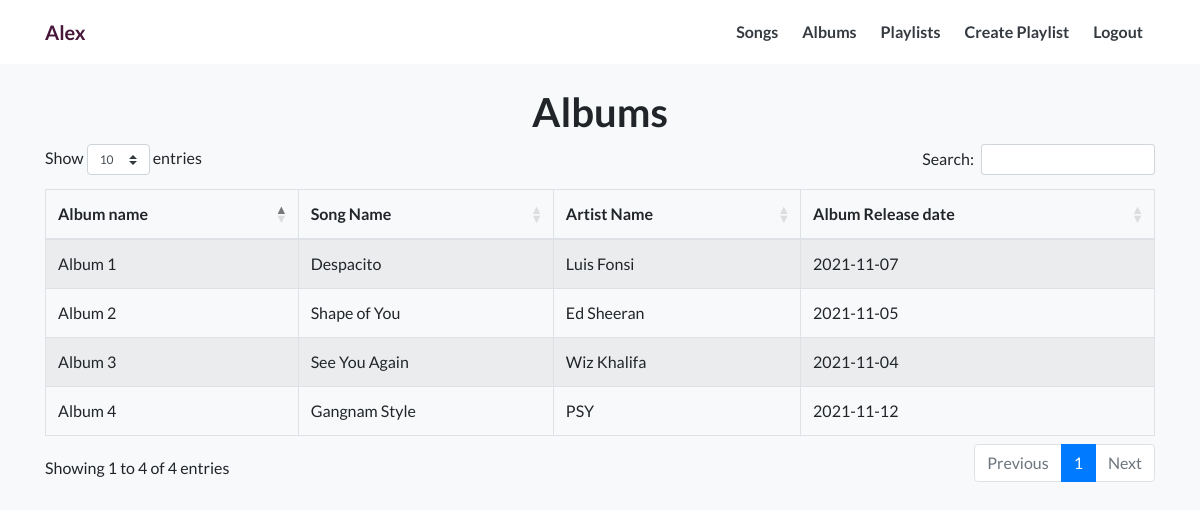
/Music/albums.php (signed in), run on the app's committed database.
### tables this page shows
CREATE TABLE `albums` (
  `album_id` int(11) NOT NULL,
  `name` varchar(255) NOT NULL,
  `genre` varchar(255) NOT NULL,
  `release_date` date NOT NULL,
  `song_id` int(11) NOT NULL,
  `artist_id` int(11) NOT NULL
);

CREATE TABLE `songs` (
  `song_id` int(11) NOT NULL,
  `name` varchar(255) NOT NULL,
  `length` varchar(255) NOT NULL,
  `genre` varchar(255) NOT NULL,
  `release_date` date NOT NULL
);

CREATE TABLE `artists` (
  `artist_id` int(11) NOT NULL,
  `name` varchar(255) NOT NULL,
  `date_joined` timestamp NOT NULL DEFAULT CURRENT_TIMESTAMP
);

### Music/class/database.php (called while the page is built, shortened)
<?php
class database
{
    private $hostname = "localhost";
    private $username = "root";
    private $password = "";
    private $dbname = "Music";
    public function connection()
    {
        $this->link = mysqli_connect($this->hostname, $this->username, $this->password, $this->dbname);
    }
}

### Music/albums.php (the view, shortened to what this page needs)
<?php
include('./class/database.php');
class index extends database
{
    public function indexFunction()
    {
        $sql = "SELECT albums.*, songs.name as sng, artists.name as art from albums left join songs on albums.song_id = songs.song_id left join artists on albums.artist_id = artists.artist_id ";
        $res = mysqli_query($this->link, $sql);
        if (mysqli_num_rows($res) > 0) {
            return $res;
        } else {
            return false;
        }
    }
}
$obj = new index;
$objData = $obj->indexFunction();
?>
<!DOCTYPE html>
<html lang="en">
<head>
    <?php include('layout/style.php'); ?>
    <link rel="stylesheet" href="https://cdn.datatables.net/1.11.3/css/dataTables.bootstrap4.min.css">
    <link rel="stylesheet" href="https://cdn.datatables.net/responsive/2.2.7/css/responsive.dataTables.min.css">
    <link rel="stylesheet" href="https://cdn.datatables.net/buttons/2.0.1/css/buttons.dataTables.min.css">
</head>
<body class="bg-light">
    <?php include('layout/navbar.php'); ?>
    <div class="container">
        <h1 class="font-weight-bold text-center mt-4">Albums</h1>
        <div class="table-responsive">
            <table id="example" class="table table-striped table-bordered" style="width:100%">
                <thead>
                    <tr>
                        <th>Album name</th>
                        <th>Song Name</th>
                        <th>Artist Name</th>
                        <th>Album Release date</th>
                    </tr>
                </thead>
                <tbody>
                    <?php if ($objData) { ?>
                    <?php while ($row = mysqli_fetch_assoc($objData)) { ?>
                    <tr>
                        <td><?php echo $row['name']; ?></td>
                        <td><?php echo $row['sng']; ?></td>
                        <td><?php echo $row['art']; ?></td>
                        <td><?php echo $row['release_date']; ?></td>
                    </tr>
                    <?php } ?>
                    <?php } ?>
                </tbody>
            </table>
        </div>
    </div>
</body>
</html>

### Music/layout/style.php (shortened to what this page needs)
<link rel="stylesheet" href="css/fontawesme.min.css">
<link rel="stylesheet" href="css/bootstrap.min.css">
<link rel="stylesheet" href="css/style.css">
<link rel="stylesheet" href="css/parsley.css">
<link rel="stylesheet" href="css/animate.css">
<link rel="stylesheet" href="css/Chart.css">
<link rel="stylesheet" href="css/datepicker.css">

### Music/layout/navbar.php (shortened to what this page needs)
<div>
    <nav class="navbar navbar-expand-lg navbar-light bg-light bg_color">
        <div class="container">
            <a class="navbar-brand font-weight-bold" style="font-family: 'Lato', sans-serif; color: #481639"
                href="index.php"><?php if (isset($_SESSION['name'])) {
                                                                                                                                    echo $_SESSION['name'];
                                                                                                                                } ?></a>
            <div class="collapse navbar-collapse" id="navbarSupportedContent">
                <ul class="navbar-nav ml-auto">
                    <?php if (isset($_SESSION['name'])) { ?>
                    <li class="nav-item p-1">
                        <a class="nav-link text-dark font-weight-bold" href="index.php">Songs</a>
                    </li>
                    <li class="nav-item p-1">
                        <a class="nav-link text-dark font-weight-bold" href="albums.php">Albums
                        </a>
                    </li>
                    <li class="nav-item p-1">
                        <a class="nav-link text-dark font-weight-bold" href="./playlists.php">Playlists
                        </a>
                    </li>
                    <li class="nav-item p-1">
                        <a class="nav-link text-dark font-weight-bold" href="./create-playlist.php">Create Playlist
                        </a>
                    </li>
                    <li class="nav-item p-1">
                        <a class="nav-link text-dark font-weight-bold" href="logout.php">Logout
                        </a>
                    </li>
                    <?php } ?>
                </ul>
            </div>
        </div>
    </nav>
</div>

### Music/css/style.css (style rules this page uses)
* { margin: 0; padding: 0; outline: 0; }
body { font-family: 'Raleway', sans-serif; }
.navbar-brand { width: 7%; }
.nav-item { font-family: 'Lato', sans-serif; }
.navbar-light .navbar-nav .nav-link { color: #05445E; transition: 0.7s; }
.bg_color { background-color: #FCF4ED !important; }

### Music/albums.php (style rules this page uses)
.navbar-brand { width: 10% !important; }
table.dataTable { border-collapse: collapse !important; }
.bg_color { background-color: #fff !important; }
body { font-family: 'Lato', sans-serif; }

### data on the page
albums: name "Album 1", song.name "Despacito", artist.name "Luis Fonsi", release_date "2021-11-07"
albums: name "Album 2", song.name "Shape of You", artist.name "Ed Sheeran", release_date "2021-11-05"
albums: name "Album 3", song.name "See You Again", artist.name "Wiz Khalifa", release_date "2021-11-04"
albums: name "Album 4", song.name "Gangnam Style", artist.name "PSY", release_date "2021-11-12"

### other printed values
$_SESSION['name'] "Alex"
